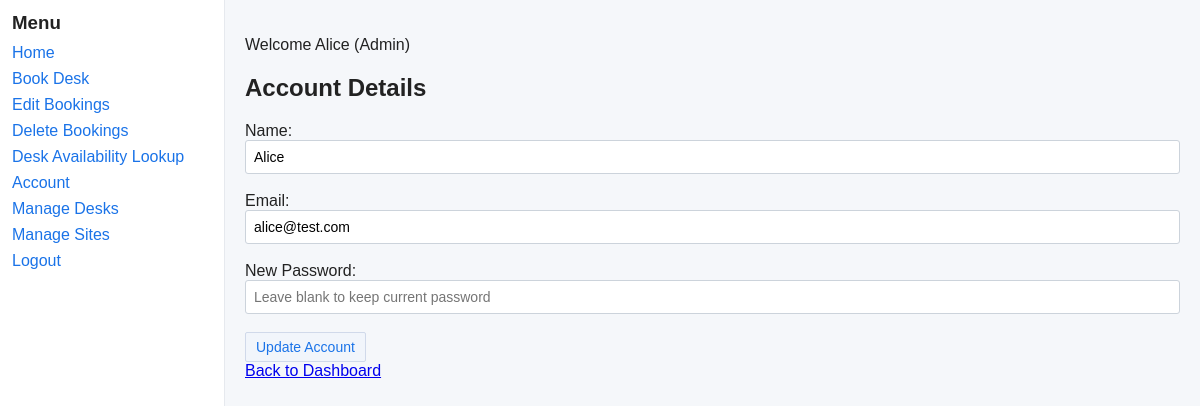
/account (signed in), run on the app's committed database.
### src/DeskBooker/models.py (models this page shows, shortened)
class User(db.Model):
    __tablename__ = 'users'
    id = db.Column(db.Integer, primary_key=True)
    name = db.Column(db.String(100), nullable=False)
    email = db.Column(db.String(120), unique=True, nullable=False)
    password = db.Column(db.String(255), nullable=False)
    role_id = db.Column(db.Integer, db.ForeignKey('roles.id'), nullable=False)
    role = db.relationship('Role')
    bookings = db.relationship('Booking', backref='user', lazy=True)
    __table_args__ = (
        CheckConstraint("instr(email, '@') > 1", name='ck_user_email_at'),
        CheckConstraint('length(name) > 0 AND length(name) <= 100', name='ck_user_name_len'),
        CheckConstraint('length(email) <= 120', name='ck_user_email_len'),
    )

### src/DeskBooker/main.py (the view, shortened to what this page needs)
    @app.route('/account', methods=['GET', 'POST'])
    @login_required
    def account():
        user_id = session['user_id']
        role_id = session['role_id']
        user = UserRepo.get_by_id(user_id)
        return render_template('account.html', user={'id': user.id, 'name': user.name, 'email': user.email}, role_id=role_id)

### src/DeskBooker/repositories.py (called while the page is built)
    @staticmethod
    def get_by_id(user_id: int) -> Optional[User]:
        return User.query.get(user_id)

### src/DeskBooker/templates/account.html (shortened to what this page needs)
{% extends "base.html" %}
{% block content %}
<h2>Account Details</h2>
<form method="POST" action="{{ url_for('account') }}" onsubmit="return validateAccountForm()">
    <label>Name:</label><br>
    <input type="text" name="name" value="{{ user['name'] }}" required minlength="1" maxlength="100" id="account_name"><br><br>
    <label>Email:</label><br>
    <input type="email" name="email" value="{{ user['email'] }}" required minlength="5" maxlength="120" id="account_email"><br><br>
    <label>New Password:</label><br>
    <input type="password" name="password" placeholder="Leave blank to keep current password" minlength="6" maxlength="255" id="account_password"><br><br>
    <button type="submit">Update Account</button>
</form>
<a href="{{ url_for('dashboard') }}">Back to Dashboard</a>
{% endblock %}

### src/DeskBooker/templates/base.html (shortened to what this page needs)
<!DOCTYPE html>
<html>
<head>
    <link rel="stylesheet" href="{{ url_for('static', filename='css/styles.css') }}">
</head>
<body>
    <div class="container">
        <div class="sidebar">
            <h3>Menu</h3>
            <ul>
                <li><a href="{{ url_for('dashboard') }}">Home</a></li>
                <li><a href="{{ url_for('book_desk') }}">Book Desk</a></li>
                <li><a href="{{ url_for('edit_bookings') }}">Edit Bookings</a></li>
                <li><a href="{{ url_for('delete_bookings') }}">Delete Bookings</a></li>
                <li><a href="{{ url_for('lookup_bookings') }}">Desk Availability Lookup</a></li>
                <li><a href="{{ url_for('account') }}">Account</a></li>
                {% if session.get('role_id') == 1 %}
                    <li><a href="{{ url_for('manage_desks') }}">Manage Desks</a></li>
                    <li><a href="{{ url_for('manage_sites') }}">Manage Sites</a></li>
                {% endif %}
                <li><a href="{{ url_for('logout') }}">Logout</a></li>
            </ul>
        </div>
        <div class="content">
            {% if session.get('user_name') %}
                <p>Welcome {{ session['user_name'] }}
                    {% if session.get('role_id') == 1 %} (Admin){% endif %}
                </p>
            {% endif %}
            {% block content %}
            {% endblock %}
        </div>
    </div>
</body>
</html>

### src/DeskBooker/static/css/styles.css (style rules this page uses)
body { font-family: Arial, Helvetica, sans-serif; background: #f5f7fa; color: #222; margin: 0; }
.container { display: flex; min-height: 100vh; }
.sidebar { width: 200px; padding: 12px; background: #ffffff; border-right: 1px solid #e6e9ee; }
.sidebar h3 { margin: 0 0 10px 0; }
.sidebar ul { list-style: none; padding: 0; margin: 0; }
.sidebar li { margin: 8px 0; }
.sidebar a { color: #1a73e8; text-decoration: none; }
.content { flex: 1; padding: 20px; background: transparent; }
input[type="text"], input[type="email"], input[type="password"], input[type="number"], input[type="datetime-local"], select, textarea { padding: 8px; border: 1px solid #ccd3db; border-radius: 3px; font-size: 14px; width: 100%; box-sizing: border-box; }
label { display: inline-block; }
button { background: #f1f5fb; color: #1a73e8; border: 1px solid #d0d9ea; padding: 6px 10px; border-radius: 2px; cursor: pointer; font-size: 14px; }

### data on the page
User: user_name "Alice", name "Alice", email "alice@test.com"
